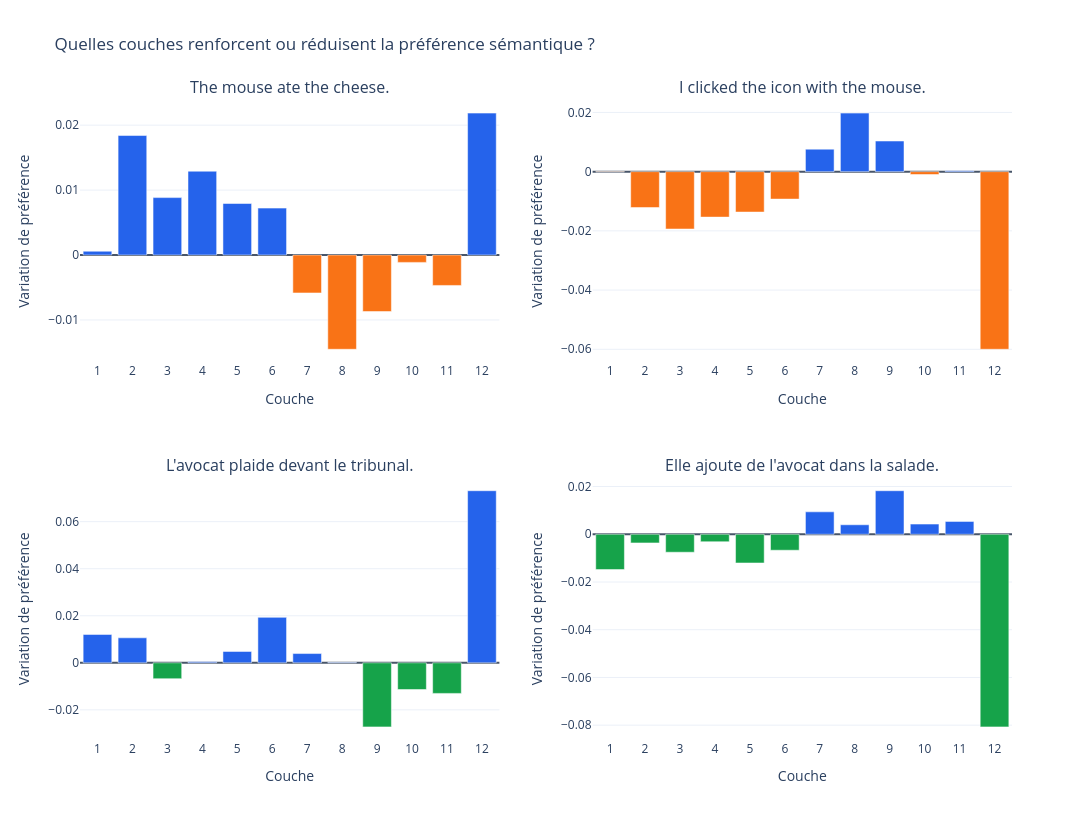

The notebook cell saved with this chart:
### Markdown cell above
## Expérience 6 — Ce que chaque couche change

Les courbes précédentes donnent une préférence cumulée. Nous calculons maintenant la contribution apparente de chaque couche :

$$\Delta P_l = P_l - P_{l-1}$$

Une barre positive ou négative indique dans quelle direction notre sonde s'est déplacée pendant cette couche. Elle mesure une **variation détectée par la sonde**, pas une décision consciente ni l'action isolée d'un mécanisme unique.

### Code cell
contribution_panels = [
    (mouse_sentences[contexts[0]], mouse_preferences[contexts[0]], 1, 1,
     "#2563eb", "#f97316", "+ animal / − informatique"),
    (mouse_sentences[contexts[1]], mouse_preferences[contexts[1]], 1, 2,
     "#2563eb", "#f97316", "+ animal / − informatique"),
    (sentences[avocat_contexts[0]], preferences[avocat_contexts[0]], 2, 1,
     "#2563eb", "#16a34a", "+ juridique / − alimentaire"),
    (sentences[avocat_contexts[1]], preferences[avocat_contexts[1]], 2, 2,
     "#2563eb", "#16a34a", "+ juridique / − alimentaire"),
]

fig = make_subplots(
    rows=2, cols=2, vertical_spacing=0.18, horizontal_spacing=0.10,
    subplot_titles=[panel[0] for panel in contribution_panels],
)
for title, preference, row, col, positive_color, negative_color, direction in contribution_panels:
    changes = np.diff(preference)
    layer_numbers = np.arange(1, len(preference))
    bar_colors = np.where(changes >= 0, positive_color, negative_color)
    hover = [[preference[layer], direction] for layer in layer_numbers]
    fig.add_trace(go.Bar(
        x=layer_numbers, y=changes, marker_color=bar_colors, showlegend=False,
        customdata=hover,
        hovertemplate=("<b>Couche %{x}</b><br>Contribution=%{y:+.4f}<br>" +
                       "Préférence cumulée=%{customdata[0]:+.4f}<br>" +
                       "%{customdata[1]}<extra></extra>"),
    ), row=row, col=col)

fig.update_xaxes(title_text="Couche", dtick=1)
fig.update_yaxes(title_text="Variation de préférence", zeroline=True,
                 zerolinewidth=2, zerolinecolor="#475569")
fig.update_layout(
    template="plotly_white", height=820, width=1200,
    title="Quelles couches renforcent ou réduisent la préférence sémantique ?",
    bargap=0.18,
)
fig.show()

### Figure 1 — Plotly figure (JSON) as saved in the notebook; plotly's stock layout.template omitted (floating-point values rounded to 4 significant figures)
{"data": [{"customdata": [[0.006393, "+ animal / − informatique"], [0.02479, "+ animal / − informatique"], [0.03364, "+ animal / − informatique"], [0.04654, "+ animal / − informatique"], [0.05447, "+ animal / − informatique"], [0.0617, "+ animal / − informatique"], [0.05586, "+ animal / − informatique"], [0.04134, "+ animal / − informatique"], [0.03264, "+ animal / − informatique"], [0.03151, "+ animal / − informatique"], [0.02682, "+ animal / − informatique"], [0.04867, "+ animal / − informatique"]], "hovertemplate": "<b>Couche %{x}</b><br>Contribution=%{y:+.4f}<br>Préférence cumulée=%{customdata[0]:+.4f}<br>%{customdata[1]}<extra></extra>", "marker": {"color": ["#2563eb", "#2563eb", "#2563eb", "#2563eb", "#2563eb", "#2563eb", "#f97316", "#f97316", "#f97316", "#f97316", "#f97316", "#2563eb"]}, "showlegend": false, "type": "bar", "x": [1, 2, 3, 4, 5, 6, 7, 8, 9, 10, 11, 12], "xaxis": "x", "y": [0.0005841, 0.0184, 0.008842, 0.01291, 0.007933, 0.007222, -0.005839, -0.01451, -0.008702, -0.001132, -0.004684, 0.02185], "yaxis": "y"}, {"customdata": [[-0.006032, "+ animal / − informatique"], [-0.01816, "+ animal / − informatique"], [-0.03753, "+ animal / − informatique"], [-0.05289, "+ animal / − informatique"], [-0.06654, "+ animal / − informatique"], [-0.07581, "+ animal / − informatique"], [-0.06822, "+ animal / − informatique"], [-0.04845, "+ animal / − informatique"], [-0.03811, "+ animal / − informatique"], [-0.03908, "+ animal / − informatique"], [-0.03875, "+ animal / − informatique"], [-0.09875, "+ animal / − informatique"]], "hovertemplate": "<b>Couche %{x}</b><br>Contribution=%{y:+.4f}<br>Préférence cumulée=%{customdata[0]:+.4f}<br>%{customdata[1]}<extra></extra>", "marker": {"color": ["#f97316", "#f97316", "#f97316", "#f97316", "#f97316", "#f97316", "#2563eb", "#2563eb", "#2563eb", "#f97316", "#2563eb", "#f97316"]}, "showlegend": false, "type": "bar", "x": [1, 2, 3, 4, 5, 6, 7, 8, 9, 10, 11, 12], "xaxis": "x2", "y": [-0.0001013, -0.01212, -0.01938, -0.01536, -0.01365, -0.009269, 0.007595, 0.01977, 0.01034, -0.000966, 0.0003298, -0.06], "yaxis": "y2"}, {"customdata": [[0.03667, "+ juridique / − alimentaire"], [0.0473, "+ juridique / − alimentaire"], [0.04055, "+ juridique / − alimentaire"], [0.04097, "+ juridique / − alimentaire"], [0.0458, "+ juridique / − alimentaire"], [0.06512, "+ juridique / − alimentaire"], [0.06905, "+ juridique / − alimentaire"], [0.06925, "+ juridique / − alimentaire"], [0.04201, "+ juridique / − alimentaire"], [0.03065, "+ juridique / − alimentaire"], [0.01765, "+ juridique / − alimentaire"], [0.09081, "+ juridique / − alimentaire"]], "hovertemplate": "<b>Couche %{x}</b><br>Contribution=%{y:+.4f}<br>Préférence cumulée=%{customdata[0]:+.4f}<br>%{customdata[1]}<extra></extra>", "marker": {"color": ["#2563eb", "#2563eb", "#16a34a", "#2563eb", "#2563eb", "#2563eb", "#2563eb", "#2563eb", "#16a34a", "#16a34a", "#16a34a", "#2563eb"]}, "showlegend": false, "type": "bar", "x": [1, 2, 3, 4, 5, 6, 7, 8, 9, 10, 11, 12], "xaxis": "x3", "y": [0.01205, 0.01062, -0.00675, 0.0004182, 0.004833, 0.01932, 0.003934, 0.000203, -0.02724, -0.01136, -0.01301, 0.07316], "yaxis": "y3"}, {"customdata": [[-0.03008, "+ juridique / − alimentaire"], [-0.03371, "+ juridique / − alimentaire"], [-0.04124, "+ juridique / − alimentaire"], [-0.04436, "+ juridique / − alimentaire"], [-0.05639, "+ juridique / − alimentaire"], [-0.06308, "+ juridique / − alimentaire"], [-0.05368, "+ juridique / − alimentaire"], [-0.0497, "+ juridique / − alimentaire"], [-0.03144, "+ juridique / − alimentaire"], [-0.02718, "+ juridique / − alimentaire"], [-0.02179, "+ juridique / − alimentaire"], [-0.1025, "+ juridique / − alimentaire"]], "hovertemplate": "<b>Couche %{x}</b><br>Contribution=%{y:+.4f}<br>Préférence cumulée=%{customdata[0]:+.4f}<br>%{customdata[1]}<extra></extra>", "marker": {"color": ["#16a34a", "#16a34a", "#16a34a", "#16a34a", "#16a34a", "#16a34a", "#2563eb", "#2563eb", "#2563eb", "#2563eb", "#2563eb", "#16a34a"]}, "showlegend": false, "type": "bar", "x": [1, 2, 3, 4, 5, 6, 7, 8, 9, 10, 11, 12], "xaxis": "x4", "y": [-0.01479, -0.003626, -0.007528, -0.003126, -0.01203, -0.006685, 0.009402, 0.00398, 0.01825, 0.004265, 0.005394, -0.08072], "yaxis": "y4"}], "layout": {"annotations": [{"font": {"size": 16}, "showarrow": false, "text": "The mouse ate the cheese.", "x": 0.225, "xanchor": "center", "xref": "paper", "y": 1, "yanchor": "bottom", "yref": "paper"}, {"font": {"size": 16}, "showarrow": false, "text": "I clicked the icon with the mouse.", "x": 0.775, "xanchor": "center", "xref": "paper", "y": 1, "yanchor": "bottom", "yref": "paper"}, {"font": {"size": 16}, "showarrow": false, "text": "L'avocat plaide devant le tribunal.", "x": 0.225, "xanchor": "center", "xref": "paper", "y": 0.41, "yanchor": "bottom", "yref": "paper"}, {"font": {"size": 16}, "showarrow": false, "text": "Elle ajoute de l'avocat dans la salade.", "x": 0.775, "xanchor": "center", "xref": "paper", "y": 0.41, "yanchor": "bottom", "yref": "paper"}], "bargap": 0.18, "height": 820, "title": {"text": "Quelles couches renforcent ou réduisent la préférence sémantique ?"}, "width": 1200, "xaxis": {"anchor": "y", "domain": [0, 0.45], "dtick": 1, "title": {"text": "Couche"}}, "xaxis2": {"anchor": "y2", "domain": [0.55, 1], "dtick": 1, "title": {"text": "Couche"}}, "xaxis3": {"anchor": "y3", "domain": [0, 0.45], "dtick": 1, "title": {"text": "Couche"}}, "xaxis4": {"anchor": "y4", "domain": [0.55, 1], "dtick": 1, "title": {"text": "Couche"}}, "yaxis": {"anchor": "x", "domain": [0.59, 1], "title": {"text": "Variation de préférence"}, "zeroline": true, "zerolinecolor": "#475569", "zerolinewidth": 2}, "yaxis2": {"anchor": "x2", "domain": [0.59, 1], "title": {"text": "Variation de préférence"}, "zeroline": true, "zerolinecolor": "#475569", "zerolinewidth": 2}, "yaxis3": {"anchor": "x3", "domain": [0, 0.41], "title": {"text": "Variation de préférence"}, "zeroline": true, "zerolinecolor": "#475569", "zerolinewidth": 2}, "yaxis4": {"anchor": "x4", "domain": [0, 0.41], "title": {"text": "Variation de préférence"}, "zeroline": true, "zerolinecolor": "#475569", "zerolinewidth": 2}}}
